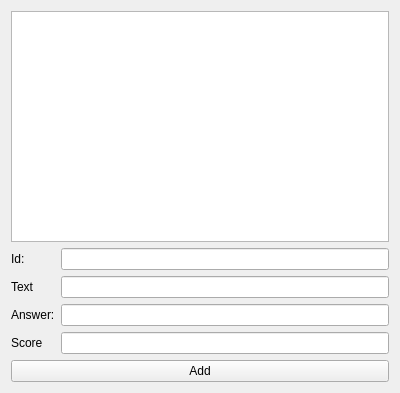
<?xml version="1.0" encoding="UTF-8"?>
<ui version="4.0">
 <class>PresenterWindow</class>
 <widget class="QWidget" name="PresenterWindow">
  <property name="geometry">
   <rect>
    <x>0</x>
    <y>0</y>
    <width>400</width>
    <height>393</height>
   </rect>
  </property>
  <property name="windowTitle">
   <string>PresenterWindow</string>
  </property>
  <layout class="QVBoxLayout" name="verticalLayout">
   <item>
    <widget class="QTableWidget" name="tableWidget"/>
   </item>
   <item>
    <layout class="QFormLayout" name="formLayout_3">
     <item row="5" column="0">
      <widget class="QLabel" name="label_4">
       <property name="text">
        <string>Answer:</string>
       </property>
      </widget>
     </item>
     <item row="2" column="0">
      <widget class="QLabel" name="label_5">
       <property name="text">
        <string>Id:</string>
       </property>
      </widget>
     </item>
     <item row="3" column="0">
      <widget class="QLabel" name="label_6">
       <property name="text">
        <string>Text</string>
       </property>
      </widget>
     </item>
     <item row="6" column="0">
      <widget class="QLabel" name="label_7">
       <property name="text">
        <string>Score</string>
       </property>
      </widget>
     </item>
     <item row="6" column="1">
      <widget class="QLineEdit" name="lineEdit_7"/>
     </item>
     <item row="5" column="1">
      <widget class="QLineEdit" name="lineEdit_6"/>
     </item>
     <item row="3" column="1">
      <widget class="QLineEdit" name="lineEdit_5"/>
     </item>
     <item row="2" column="1">
      <widget class="QLineEdit" name="lineEdit_4"/>
     </item>
    </layout>
   </item>
   <item>
    <widget class="QPushButton" name="pushButton">
     <property name="text">
      <string>Add</string>
     </property>
    </widget>
   </item>
  </layout>
 </widget>
 <resources/>
 <connections>
  <connection>
   <sender>pushButton</sender>
   <signal>clicked()</signal>
   <receiver>PresenterWindow</receiver>
   <slot>clickedAdd()</slot>
   <hints>
    <hint type="sourcelabel">
     <x>198</x>
     <y>372</y>
    </hint>
    <hint type="destinationlabel">
     <x>162</x>
     <y>389</y>
    </hint>
   </hints>
  </connection>
 </connections>
 <slots>
  <slot>clickedAdd()</slot>
 </slots>
</ui>
